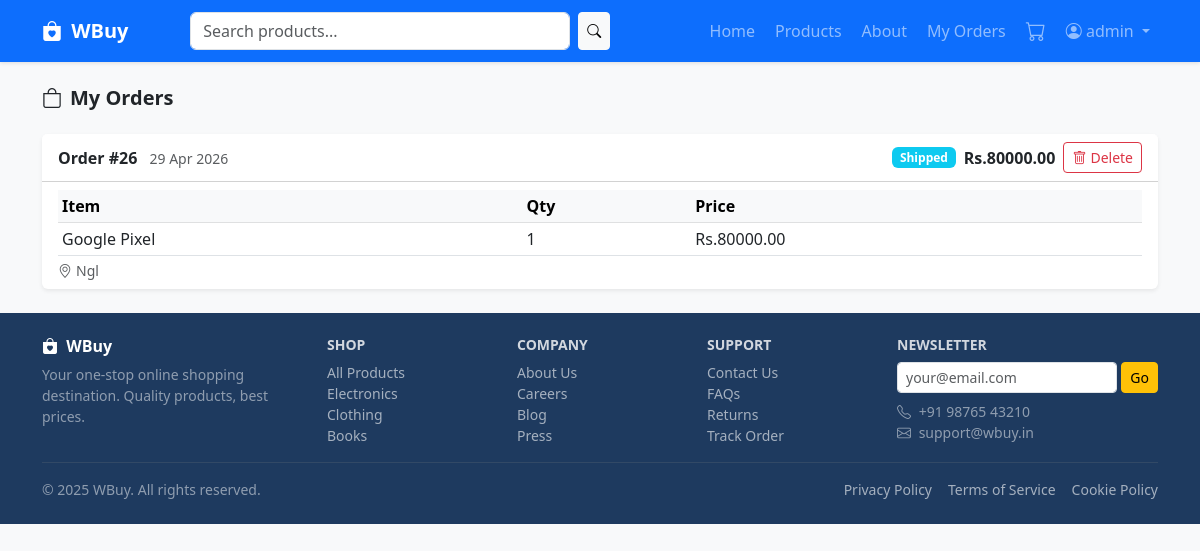
Page /orders/ (signed in) on the committed database.
### store/models.py (models this page shows, shortened)
class Order(models.Model):
    STATUS_CHOICES = [
        ('pending',    'Pending'),
        ('processing', 'Processing'),
        ('shipped',    'Shipped'),
        ('delivered',  'Delivered'),
        ('cancelled',  'Cancelled'),
    ]
    user       = models.ForeignKey(User, on_delete=models.CASCADE, related_name='orders')
    email      = models.EmailField(blank=True)
    status     = models.CharField(max_length=20, choices=STATUS_CHOICES, default='pending')
    total      = models.DecimalField(max_digits=10, decimal_places=2, default=0)
    address    = models.TextField(blank=True)
    created_at = models.DateTimeField(auto_now_add=True)
    updated_at = models.DateTimeField(auto_now=True)
    class Meta:
        ordering = ['-created_at']

class OrderItem(models.Model):
    order    = models.ForeignKey(Order, on_delete=models.CASCADE, related_name='items')
    product  = models.ForeignKey(Product, on_delete=models.SET_NULL, null=True)
    name     = models.CharField(max_length=200)
    price    = models.DecimalField(max_digits=10, decimal_places=2)
    quantity = models.PositiveIntegerField(default=1)
    @property
    def subtotal(self):
        return self.price * self.quantity

### store/views.py (the view)
# urls.py: path('orders/',         views.orders,       name='orders'),
@login_required
def orders(request):
    user_orders = Order.objects.filter(user=request.user).prefetch_related('items')
    return render(request, 'orders.html', {'orders': user_orders})

### store/templates/orders.html (shortened to what this page needs)
{% extends 'base.html' %}
{% block content %}
<div class="container my-4">
    <h5 class="fw-bold mb-4"><i class="bi bi-bag me-2"></i>My Orders</h5>
    {% if orders %}
    <div class="d-flex flex-column gap-3">
        {% for order in orders %}
        <div class="card border-0 shadow-sm">
            <div class="card-header bg-white d-flex flex-wrap justify-content-between align-items-center gap-2 py-2">
                <div>
                    <strong>Order #{{ order.id }}</strong>
                    <span class="text-muted small ms-2">{{ order.created_at|date:"d M Y" }}</span>
                </div>
                <div class="d-flex align-items-center gap-2">
                    <span class="badge
                        {% if order.status == 'delivered' %}bg-success
                        {% elif order.status == 'shipped' %}bg-info
                        {% elif order.status == 'cancelled' %}bg-danger
                        {% elif order.status == 'processing' %}bg-warning text-dark
                        {% else %}bg-secondary{% endif %}">
                        {{ order.get_status_display }}
                    </span>
                    <strong>Rs.{{ order.total }}</strong>
                    <form method="POST" action="{% url 'delete_order' order.id %}" class="mb-0">
                        <button type="submit" class="btn btn-outline-danger btn-sm" onclick="return confirm('Delete this order? This will remove it permanently.');">
                            <i class="bi bi-trash me-1"></i>Delete
                        </button>
                    </form>
                </div>
            </div>
            <div class="card-body py-2">
                <table class="table table-sm mb-0">
                    <thead class="table-light">
                        <tr><th>Item</th><th>Qty</th><th>Price</th></tr>
                    </thead>
                    <tbody>
                        {% for item in order.items.all %}
                        <tr>
                            <td>{{ item.name }}</td>
                            <td>{{ item.quantity }}</td>
                            <td>Rs.{{ item.subtotal }}</td>
                        </tr>
                        {% endfor %}
                    </tbody>
                </table>
                {% if order.address %}
                <p class="small text-muted mb-0 mt-1"><i class="bi bi-geo-alt me-1"></i>{{ order.address }}</p>
                {% endif %}
            </div>
        </div>
        {% endfor %}
    </div>
    {% else %}
    <div class="text-center py-5 text-muted">
        <i class="bi bi-bag-x" style="font-size:3rem;"></i>
        <h6 class="mt-2">No orders yet</h6>
        <a href="{% url 'product_list' %}" class="btn btn-primary btn-sm mt-2">Start Shopping</a>
    </div>
    {% endif %}
</div>
{% endblock %}

### store/templates/base.html (shortened to what this page needs)
{% load static %}
<!DOCTYPE html>
<html lang="en">
<head>
    <link href="https://cdn.jsdelivr.net/npm/bootstrap@5.3.0/dist/css/bootstrap.min.css" rel="stylesheet">
    <link href="https://cdn.jsdelivr.net/npm/bootstrap-icons@1.11.0/font/bootstrap-icons.css" rel="stylesheet">
    <link href="{% static 'css/style.css' %}" rel="stylesheet">
</head>
<body>
<nav class="navbar navbar-expand-lg navbar-dark bg-primary">
    <div class="container">
        <a class="navbar-brand fw-bold" href="{% url 'index' %}">
            <i class="bi bi-bag-heart-fill me-1"></i> WBuy
        </a>
        <div class="collapse navbar-collapse" id="nav">
            <form class="d-flex mx-auto" style="max-width:420px; width:100%;" method="GET" action="{% url 'product_list' %}">
                <input class="form-control me-2" type="search" name="q" placeholder="Search products...">
                <button class="btn btn-light btn-sm" type="submit"><i class="bi bi-search"></i></button>
            </form>
            <ul class="navbar-nav ms-auto gap-1 align-items-center">
                <li class="nav-item"><a class="nav-link" href="{% url 'index' %}">Home</a></li>
                <li class="nav-item"><a class="nav-link" href="{% url 'product_list' %}">Products</a></li>
                <li class="nav-item"><a class="nav-link" href="{% url 'about' %}">About</a></li>
                {% if user.is_authenticated %}
                <li class="nav-item"><a class="nav-link" href="{% url 'orders' %}">My Orders</a></li>
                <li class="nav-item">
                    <a class="nav-link position-relative" href="{% url 'cart' %}">
                        <i class="bi bi-cart fs-5"></i>
                    </a>
                </li>
                <li class="nav-item dropdown">
                    <a class="nav-link dropdown-toggle" href="#" data-bs-toggle="dropdown">
                        <i class="bi bi-person-circle"></i> {{ user.username }}
                    </a>
                </li>
                {% endif %}
            </ul>
        </div>
    </div>
</nav>
{% block content %}{% endblock %}
<footer class="footer mt-auto">
    <div class="container py-4">
        <div class="row g-4">
            <div class="col-md-3">
                <h6 class="fw-bold text-white"><i class="bi bi-bag-heart-fill me-1"></i> WBuy</h6>
                <p class="small text-white-50 mb-0">Your one-stop online shopping destination. Quality products, best prices.</p>
            </div>
            <div class="col-md-2">
                <h6 class="fw-bold text-white-75 small text-uppercase">Shop</h6>
                <ul class="list-unstyled small mb-0">
                    <li><a href="{% url 'product_list' %}" class="footer-link">All Products</a></li>
                    <li><a href="{% url 'product_list' %}?category=Electronics" class="footer-link">Electronics</a></li>
                    <li><a href="{% url 'product_list' %}?category=Clothing" class="footer-link">Clothing</a></li>
                    <li><a href="{% url 'product_list' %}?category=Books" class="footer-link">Books</a></li>
                </ul>
            </div>
            <div class="col-md-2">
                <h6 class="fw-bold text-white-75 small text-uppercase">Company</h6>
                <ul class="list-unstyled small mb-0">
                    <li><a href="{% url 'about' %}" class="footer-link">About Us</a></li>
                    <li><a href="#" class="footer-link">Careers</a></li>
                    <li><a href="#" class="footer-link">Blog</a></li>
                    <li><a href="#" class="footer-link">Press</a></li>
                </ul>
            </div>
            <div class="col-md-2">
                <h6 class="fw-bold text-white-75 small text-uppercase">Support</h6>
                <ul class="list-unstyled small mb-0">
                    <li><a href="#" class="footer-link">Contact Us</a></li>
                    <li><a href="#" class="footer-link">FAQs</a></li>
                    <li><a href="#" class="footer-link">Returns</a></li>
                    <li><a href="#" class="footer-link">Track Order</a></li>
                </ul>
            </div>
            <div class="col-md-3">
                <h6 class="fw-bold text-white-75 small text-uppercase">Newsletter</h6>
                <form class="d-flex gap-1">
                    <input class="form-control form-control-sm" type="email" placeholder="your@email.com">
                    <button class="btn btn-warning btn-sm" type="button">Go</button>
                </form>
                <p class="small text-white-50 mt-2 mb-0">
                    <i class="bi bi-telephone me-1"></i> +91 98765 43210<br>
                    <i class="bi bi-envelope me-1"></i> support@wbuy.in
                </p>
            </div>
        </div>
        <hr class="border-secondary mt-3">
        <div class="d-flex flex-wrap justify-content-between align-items-center">
            <p class="small text-white-50 mb-0">&copy; 2025 WBuy. All rights reserved.</p>
            <div class="d-flex gap-3">
                <a href="#" class="footer-link small">Privacy Policy</a>
                <a href="#" class="footer-link small">Terms of Service</a>
                <a href="#" class="footer-link small">Cookie Policy</a>
            </div>
        </div>
    </div>
</footer>
</body>
</html>

### store/static/css/style.css (style rules this page uses)
body { background: #f8f9fa; font-family: "Segoe UI", system-ui, sans-serif; }
.navbar { box-shadow: 0 1px 4px rgba(0,0,0,0.12); }
.footer { background: #1e3a5f; color: rgba(255,255,255,0.8); }
.footer-link { color: rgba(255,255,255,0.6); text-decoration: none; }

### rows in the picture
Order: id "26", created_at "29 Apr 2026", status "Shipped", total "80000.00", address "Ngl"
OrderItem: name "Google Pixel", quantity "1", subtotal "80000.00"

### other values in the picture
{{ user.username }} "admin"
